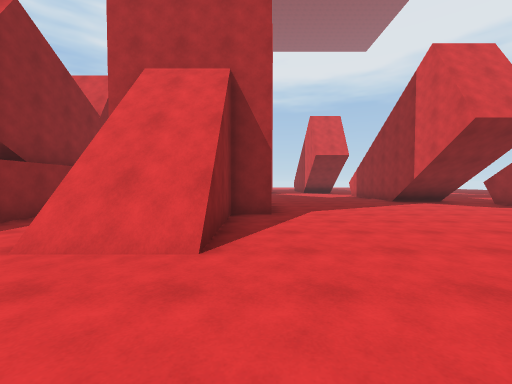
View 1 (above)

22 first-person views from a walk through a 3-D level made in the Unity game engine. The camera is 1.4 m above the floor, tilts 2° down and sees 90° across. The floor is counted in squares, 2 m on a side. Each view is taken from the middle of a square. On the plan, view 1 faces up. The plan holds only what a view shows up to about 9 squares ahead; the rest is blank. The place goes on beyond the plan. The player character is not drawn.

View 2
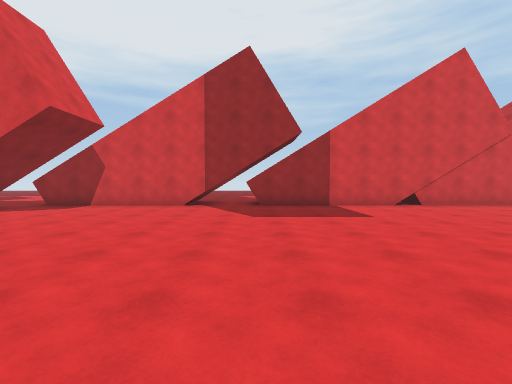

View 3
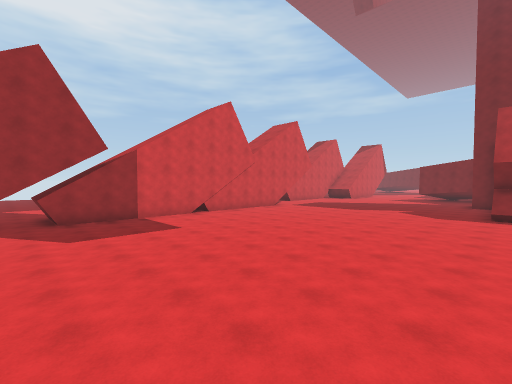

View 4
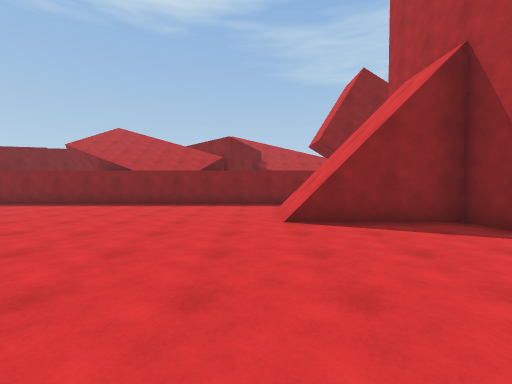

View 5
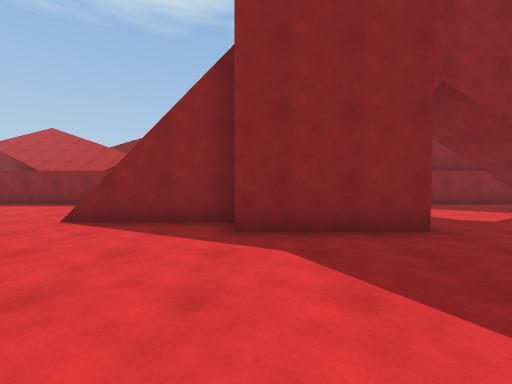

View 6
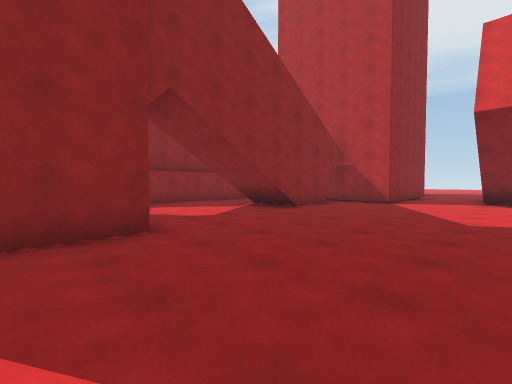

View 7
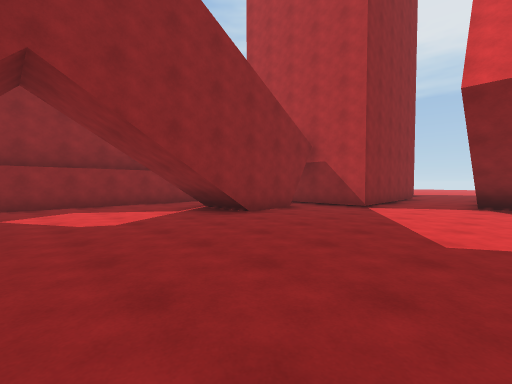

View 8
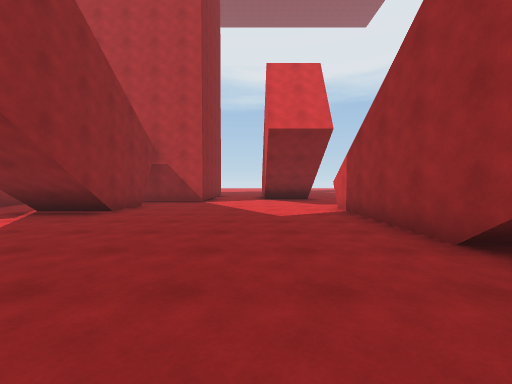

View 9
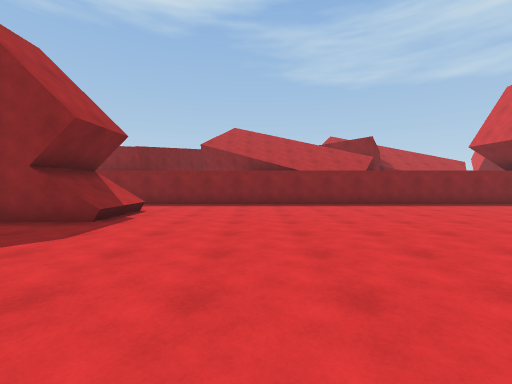

View 10
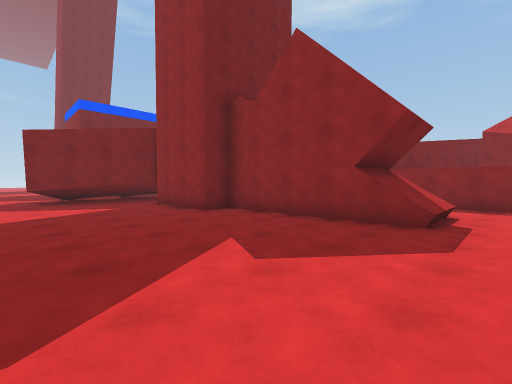

View 11
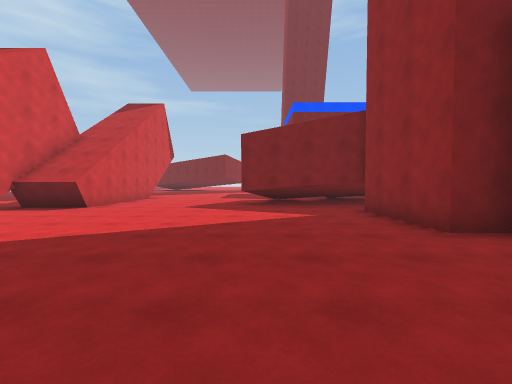

View 12
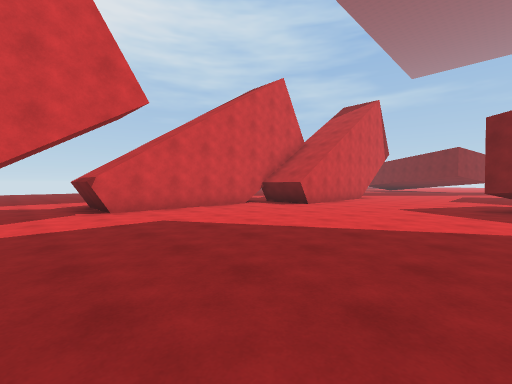

View 13
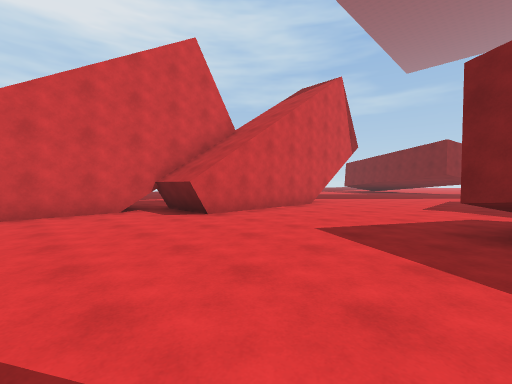

View 14
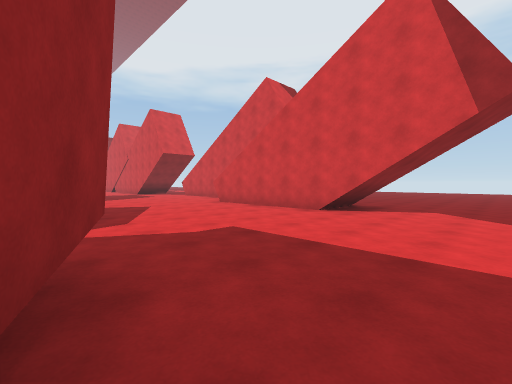

View 15
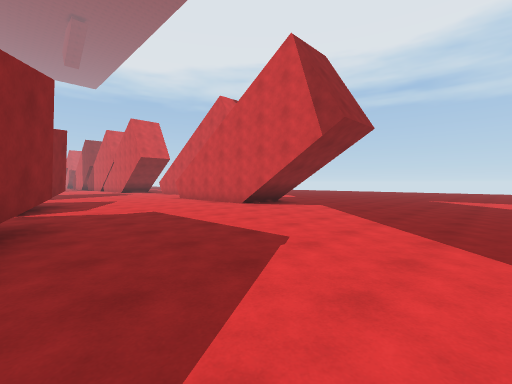

View 16
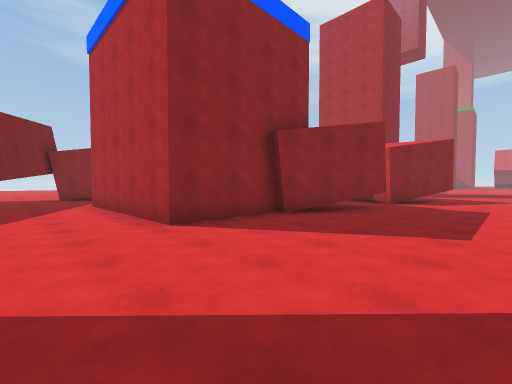

View 17
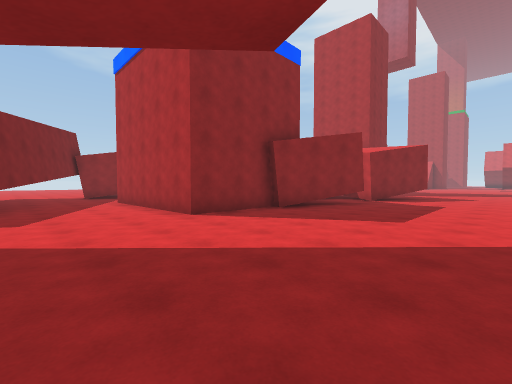

View 18
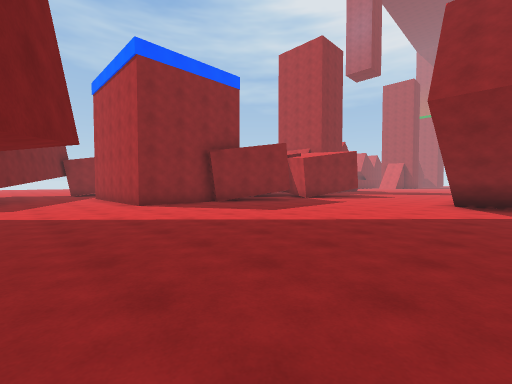

View 19
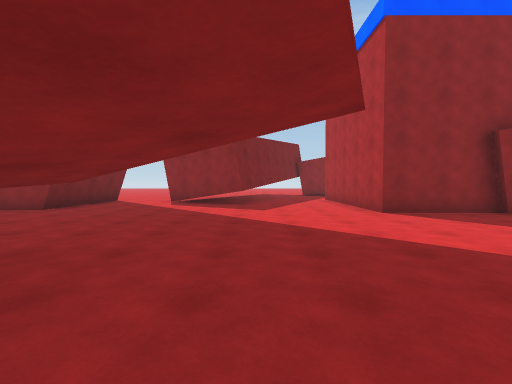

View 20
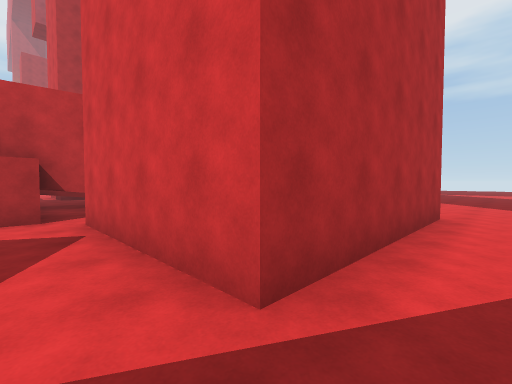

View 21
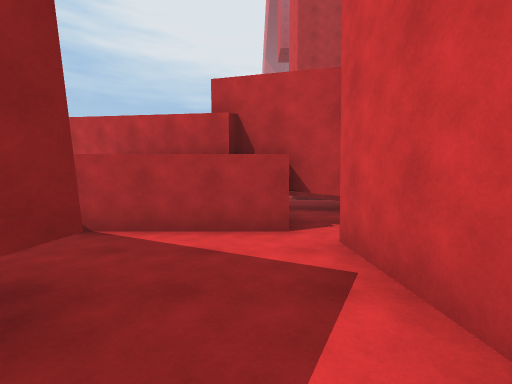

View 22
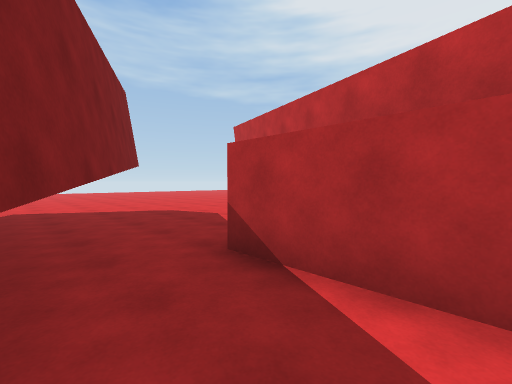

### Floor plan
Points are (right, up) in squares from view 1. A wall is a line through its corners. A room is listed if a view was taken in it or the views show most of it. See-through windows are left out.
Room 1 (views 1, 2, 3, 4, 5, 6, 7, 8, 9, 10, 11, 12, 13, 14, 15, 16, 17, 18, 19)
walls: (-0.6, -8.5) (-0.6, -12.5) (0.3, -12.5) (0.3, -15.4); (8, -6.1) (8, 2.2); (0.1, -15.5) (3.5, -17.1) (2.2, -19.8) (1.7, -19.6); (7.8, -15.9) (9.5, -15.9); (7.8, 2.9) (7.8, 8.9); (2.6, -21.6) (1.3, -24.5); (-4.5, 6.1) (-4.5, -9.9); (7.8, -21.9) (7.8, -16.1); (5.3, 8.6) (5.3, 14.5); (0.3, 8.6) (0.3, 5.7) (-2.5, 5.7); (1, -24.3) (1, -27) (-4, -27); (-0.6, 15.5) (-0.6, 11.9); (-5.2, -28.6) (-1.2, -30.5) (-1.8, -31.6); (-4.5, 15.1) (-4.5, 8.9)
low walls: (7.8, -16.1) (9.5, -16.1)
ways out: opening at (-4, -28) to room 2
Room 2 (views 20, 21)
walls: (-4, -27) (-4, -25.6)
ways out: opening at (-4, -28) to room 1; opening at (-9, -23) to room 3; opening at (-5, -25) to room 3
Room 3 (view 22)
walls: (-5.8, -24.6) (-6.1, -25.1); (-4.5, -22.3) (-8.1, -22.3); (-4, -25.6) (-4, -22.9); (-3.7, -22.1) (-4.5, -21.7); (-9.8, -22.9) (-7.3, -24.1)
ways out: opening at (-9, -23) to room 2; opening at (-5, -25) to room 2

Where each view was taken, in squares from view 1:
view 1: 0 up, 0 right, facing up
view 2: 2 up, 0 right, facing right
view 3: 3 up, 1 left, facing down-right
view 4: 2 up, 4 right, facing left
view 5: 6 up, 4 right, facing left
view 6: 7 up, 4 right, facing up-left
view 7: 9 up, 4 right, facing up-left
view 8: 7 up, 3 right, facing up
view 9: 5 down, 4 right, facing left
view 10: 7 down, 4 right, facing down-left
view 11: 9 down, 3 right, facing down
view 12: 9 down, 3 right, facing down-right
view 13: 13 down, 3 right, facing down-right
view 14: 24 down, 2 right, facing up-right
view 15: 27 down, 2 right, facing up-right
view 16: 29 down, 5 right, facing up-left
view 17: 30 down, 6 right, facing up-left
view 18: 30 down, 9 right, facing up-left
view 19: 30 down, 7 right, facing left
view 20: 28 down, 5 left, facing up-right
view 21: 26 down, 5 left, facing up
view 22: 24 down, 6 left, facing up-left
